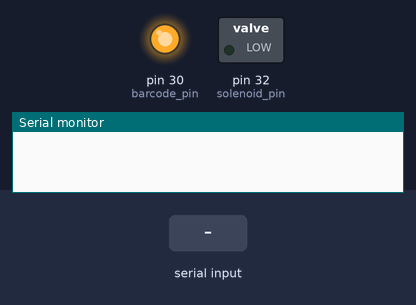
The sketch below on a simulated Arduino Mega 2560, built with avr-gcc and run on an emulated ATmega2560. On the bench: switched loads named in the sketch (green lamp = pin HIGH), output pins drawn as LEDs (lit = HIGH), the last lines printed to the serial monitor. Inputs (shaded band) come from the test bench.

Above: at 1.2 s.
1.3 s: "1" received over the second serial link
At 1.7 s:
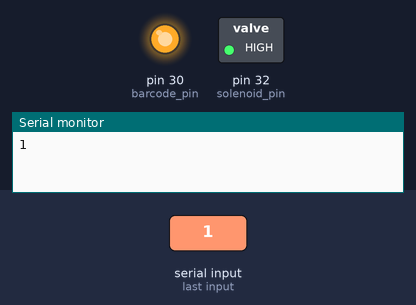
Timing chart, 0 to 4.3 s (numbered marks = the images above; inputs shaded):
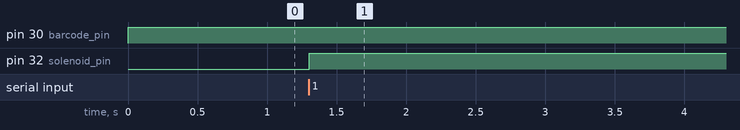

Measured:
- after the input at 1.3 s, pin 32 (solenoid_pin): LOW → HIGH at once

The sketch:

main.ino
```cpp
#define solenoid_pin 32
#define barcode_pin 30
int scanCount = 0;
int maxScans = 5;

void setup() {
  // put your setup code here, to run once:
  pinMode(solenoid_pin, OUTPUT);
  pinMode(barcode_pin, OUTPUT);
  Serial.begin(9600);
  Serial2.begin(9600);


}

void barcode_scanner(){
  digitalWrite(barcode_pin, HIGH);
  delay(20);

  if (Serial2.available()){
    char c = Serial2.read();
    Serial.print(c);
    digitalWrite(solenoid_pin, HIGH);
    delay(5000);
    scanCount++;

  }
}

void solenoid_locker(){
  // digitalWrite(solenoid_pin, HIGH);
  // delay(5000);
  digitalWrite(solenoid_pin, LOW);
  delay(1000);
}


void loop() {
  // put your main code here, to run repeatedly:
barcode_scanner();
  if (scanCount >= maxScans) {
    scanCount = 0;
    digitalWrite(barcode_pin, LOW);
    solenoid_locker();
    delay(20);
  }

}
```
